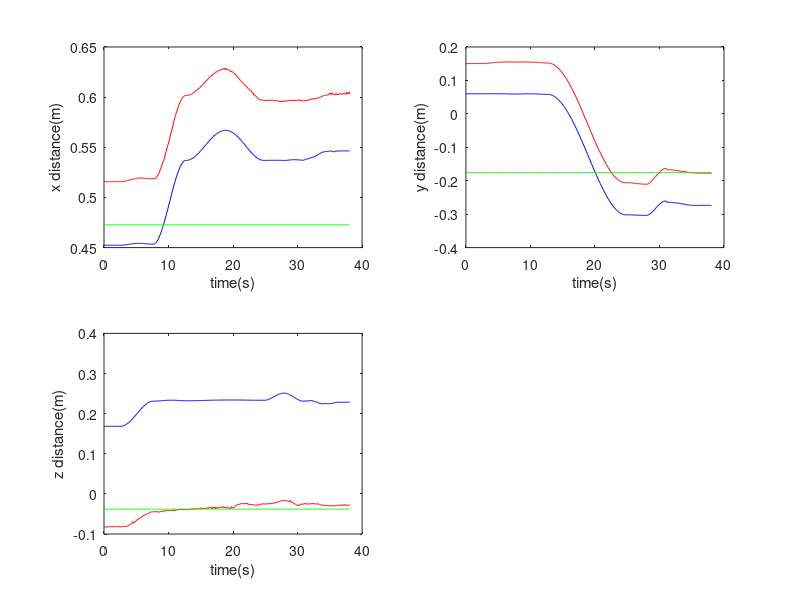

Source code (MATLAB): (Note: this script raises an error after producing the figure.)
load aim_point_1_20180829.txt;
sec = aim_point_1_20180829(:,1);
aim_x = aim_point_1_20180829(:,2);
aim_y = aim_point_1_20180829(:,3);
aim_z = aim_point_1_20180829(:,4);

load arm_end_point_20180829.txt;
arm_x = arm_end_point_20180829(:,2);
arm_y = arm_end_point_20180829(:,3);
arm_z = arm_end_point_20180829(:,4);

box_x=0.4727*exp(sec-sec);
box_y=-0.1754*exp(sec-sec);
box_z=-0.038*exp(sec-sec);
figure(1);
subplot(2,2,1);
plot(sec, arm_x,'-b',sec, aim_x,'-r',sec,box_x,'g');

xlabel('time(s)');
ylabel('x distance(m)');
subplot(2,2,2);
plot(sec, arm_y,'-b',sec, aim_y,'-r',sec,box_y,'g');
xlabel('time(s)');
ylabel('y distance(m)');

subplot(2,2,3);
plot(sec, arm_z,'-b',sec, aim_z,'-r',sec,box_z,'g');
xlabel('time(s)');
ylabel('z distance(m)');
legend('arm','parper','box');

